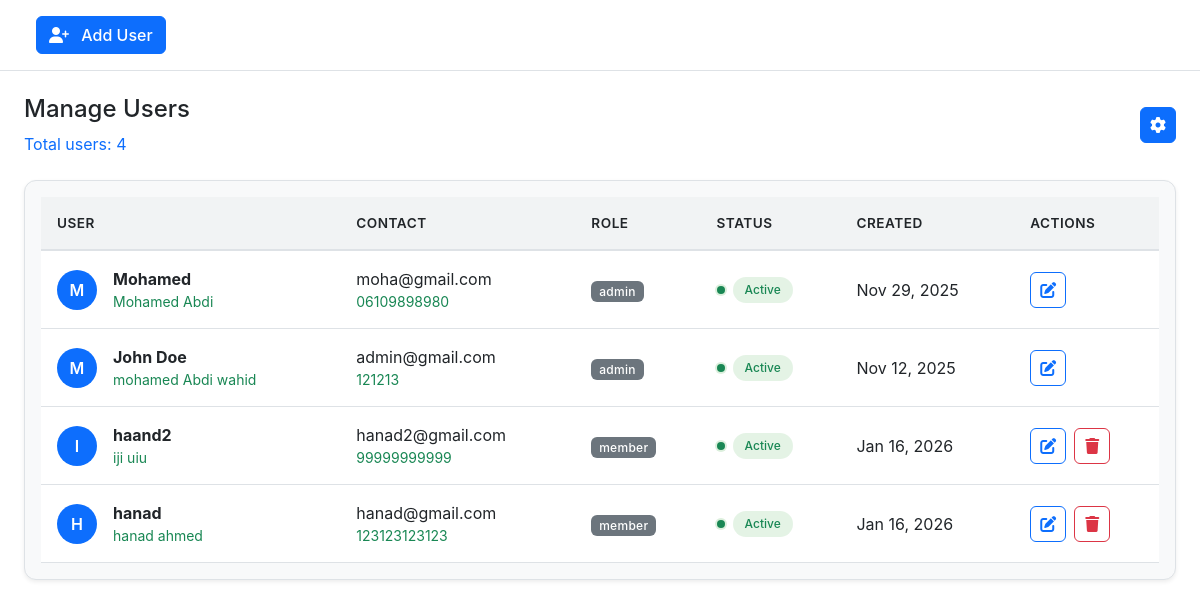
Screenshot of /views/admin/users/users.php (signed in) with the database file from the repository.
### tables this page shows
CREATE TABLE `app_settings` (
  `id` int(11) NOT NULL,
  `app_name` varchar(150) DEFAULT 'Admin Panel',
  `logo_path` varchar(255) DEFAULT NULL,
  `show_type` enum('text','logo') DEFAULT 'text',
  `updated_at` timestamp NOT NULL DEFAULT current_timestamp() ON UPDATE current_timestamp(),
  `language_id` int(11) DEFAULT 1
);

CREATE TABLE `users` (
  `id` int(11) NOT NULL,
  `role_id` int(11) NOT NULL,
  `username` varchar(100) NOT NULL,
  `email` varchar(150) DEFAULT NULL,
  `password` varchar(255) NOT NULL,
  `first_name` varchar(100) DEFAULT NULL,
  `last_name` varchar(100) DEFAULT NULL,
  `phone` varchar(50) DEFAULT NULL,
  `avatar` varchar(255) DEFAULT NULL,
  `status` enum('active','inactive','suspended') DEFAULT 'active',
  `created_at` timestamp NOT NULL DEFAULT current_timestamp(),
  `updated_at` timestamp NULL DEFAULT NULL ON UPDATE current_timestamp()
);

CREATE TABLE `roles` (
  `id` int(11) NOT NULL,
  `name` varchar(50) NOT NULL,
  `description` text DEFAULT NULL,
  `created_at` timestamp NOT NULL DEFAULT current_timestamp()
);

### views/admin/users/users.php (the view, shortened to what this page needs)
<?php
require_once __DIR__ . '/../../../config/db.php';
$settings = $conn->query("SELECT language_id FROM app_settings ORDER BY id DESC LIMIT 1")->fetch_assoc();
$currentLangId = $settings['language_id'] ?? 1;
function t($key, $replacements = []) {
    global $translations, $currentLangId;
    $text = $translations[$currentLangId][$key] ?? $key;
    foreach ($replacements as $placeholder => $value) {
        $text = str_replace('{' . $placeholder . '}', $value, $text);
    }
    return $text;
}
$logged_in_id = $_SESSION['user_id'] ?? null;
function is_member() {
    return ($_SESSION['role'] ?? '') === 'member';
}
function is_finance() {
    return ($_SESSION['role'] ?? '') === 'Finance';
}
$stmt = $conn->prepare("
    SELECT u.id, u.username, u.role_id, r.name AS role_name, u.email
    FROM users u
    JOIN roles r ON r.id = u.role_id
    WHERE u.id = ?
");
$stmt->bind_param("i", $logged_in_id);
$stmt->execute();
$res = $stmt->get_result();
$me = $res->fetch_assoc();
$my_role_name = $me['role_name'];
$theme_res = $conn->query("SELECT mode FROM theme LIMIT 1");
if($theme_res && $theme_row = $theme_res->fetch_assoc()){
    $theme = (int)$theme_row['mode'];
} else {
    $theme = 1;
}
$sql = "SELECT
            u.id, u.username, u.email, u.first_name, u.last_name,
            u.phone, u.role_id, r.name AS role_name,
            u.status, u.created_at
        FROM users u
        JOIN roles r ON r.id = u.role_id
        WHERE 1=1";
$sql .= " ORDER BY u.role_id ASC, u.created_at DESC";
$stmt = $conn->prepare($sql);
$stmt->execute();
$users = $stmt->get_result()->fetch_all(MYSQLI_ASSOC);
$total_users = count($users);
?>
<!DOCTYPE html>
<html lang="<?= $currentLangId == 2 ? 'ar' : 'en' ?>" dir="<?= $currentLangId == 2 ? 'rtl' : 'ltr' ?>">
<head>
    <link href="https://cdn.jsdelivr.net/npm/bootstrap@5.3.0/dist/css/bootstrap.min.css" rel="stylesheet">
    <link rel="stylesheet" href="https://cdnjs.cloudflare.com/ajax/libs/font-awesome/6.4.0/css/all.min.css">
    <link rel="stylesheet" href="https://cdn.datatables.net/1.13.6/css/dataTables.bootstrap5.min.css">
    <link rel="stylesheet" href="https://cdn.datatables.net/responsive/2.5.0/css/responsive.bootstrap5.min.css">
</head>
<body class="<?php echo $theme === 1 ? 'light' : 'dark'; ?>">
<div class="container-fluid p-0">
    <div class="main-content">
        <nav class="navbar navbar-light px-4 py-3 border-bottom">
            <div class="container-fluid">
                <div class="d-flex align-items-center">
                    <?php if(!is_finance() && !is_member()): ?>
                        <button class="btn btn-primary" data-bs-toggle="modal" data-bs-target="#createUserModal">
                            <i class="fas fa-user-plus me-2"></i> <?= t('nav_add_user') ?>
                        </button>
                    <?php endif; ?>
                </div>
            </div>
        </nav>
        <div class="p-4">
            <div class="row mb-4 align-items-center">
                <div class="col-md-8">
                    <h1 class="h4 mb-2"><?= t('header_title') ?></h1>
                    <p class="text-primary mb-0"><?= t('total_users') ?>: <?php echo $total_users; ?></p>
                </div>
                <div class="col-md-4 text-end">
                    <?php if ($my_role_name == 'admin'): ?>
                        <div class="dropdown">
                            <button class="btn btn-primary btn-action" id="settingsDropdown" data-bs-toggle="dropdown" aria-expanded="false">
                                <i class="fas fa-cog"></i>
                            </button>
                        </div>
                    <?php endif; ?>
                </div>
            </div>
            <div class="card">
                <div class="card-body">
                    <div class="table-responsive">
                        <table class="table table-hover" id="usersTable">
                            <thead>
                                <tr>
                                    <th><?= t('table_user') ?></th>
                                    <th><?= t('table_contact') ?></th>
                                    <th><?= t('table_role') ?></th>
                                    <th><?= t('table_status') ?></th>
                                    <th><?= t('table_created') ?></th>
                                    <th><?= t('table_actions') ?></th>
                                </tr>
                            </thead>
                            <tbody>
                                <?php if (empty($users)): ?>
                                    <tr>
                                        <td colspan="6" class="text-center py-5">
                                            <div class="empty-state">
                                                <i class="fas fa-users fa-2x mb-3"></i>
                                                <p><?= t('no_users_found') ?></p>
                                            </div>
                                        </td>
                                    </tr>
                                <?php else: ?>
                                    <?php foreach ($users as $user): ?>
                                        <tr>
                                            <td>
                                                <div class="d-flex align-items-center">
                                                    <div class="avatar-placeholder bg-primary text-white rounded-circle me-3">
                                                        <?= strtoupper(substr($user['first_name'] ?? $user['username'], 0, 1)) ?>
                                                    </div>
                                                    <div>
                                                        <strong class="team"><?= htmlspecialchars($user['username']) ?></strong>
                                                        <div class="text-success small">
                                                            <?= htmlspecialchars(trim($user['first_name'].' '.$user['last_name'])) ?>
                                                        </div>
                                                    </div>
                                                </div>
                                            </td>
                                            <td>
                                                <div><?= htmlspecialchars($user['email']) ?></div>
                                                <?php if (!empty($user['phone'])): ?>
                                                    <div class="text-success small"><?= htmlspecialchars($user['phone']) ?></div>
                                                <?php endif; ?>
                                            </td>
                                            <td>
                                                <span class="badge bg-secondary"><?= htmlspecialchars($user['role_name']) ?></span>
                                            </td>
                                            <td>
                                                <div class="d-flex align-items-center">
                                                    <?php
                                                        $statusClass = 'status-' . htmlspecialchars($user['status']);
                                                        switch($user['status']) {
                                                            case 'active':
                                                                $statusTranslation = t('status_active');
                                                                $indicatorClass = 'status-active-indicator';
                                                                break;
                                                        }
                                                    ?>
                                                    <span class="status-indicator <?= $indicatorClass ?>"></span>
                                                    <span class="status-badge <?= $statusClass ?>">
                                                        <?= $statusTranslation ?>
                                                    </span>
                                                </div>
                                            </td>
                                            <td>
                                                <?= date('M d, Y', strtotime($user['created_at'])) ?>
                                            </td>
                                            <td>
                                                <div class="d-flex gap-2">
                                                    <?php if ($my_role_name === 'admin' || $user['id'] === $logged_in_id): ?>
                                                        <a href="edit_user.php?id=<?= $user['id'] ?>&editor=<?= $logged_in_id ?>"
                                                           class="btn btn-action btn-outline-primary"
                                                           title="<?= t('action_edit') ?>">
                                                            <i class="fas fa-edit"></i>
                                                        </a>
                                                    <?php endif; ?>
                                                    <?php if (
                                                        $my_role_name === 'admin' &&
                                                        $user['role_name'] !== 'admin' &&
                                                        $user['id'] !== $logged_in_id
                                                    ): ?>
                                                        <form method="POST" class="d-inline"
                                                            onsubmit="return confirmDelete('<?= htmlspecialchars(addslashes($user['username'])) ?>')">
                                                            <button type="submit" class="btn btn-action btn-outline-danger" title="<?= t('action_delete') ?>">
                                                                <i class="fas fa-trash"></i>
                                                            </button>
                                                        </form>
                                                    <?php endif; ?>
                                                </div>
                                            </td>
                                        </tr>
                                    <?php endforeach; ?>
                                <?php endif; ?>
                            </tbody>
                        </table>
                    </div>
                </div>
            </div>
        </div>
    </div>
</div>
</body>
</html>

### views/admin/users/users.php (style rules this page uses)
:root { --bg-color: #ffffff; --surface-color: #f8f9fa; --text-color: #212529; --text-secondary: #6c757d; --border-color: #dee2e6; --accent-color: #0d6efd; --accent-hover: #0b5ed7; --success-color: #198754; --danger-color: #dc3545; --warning-color: #ffc107; --table-header-bg: #f1f3f4; --table-hover-bg: rgba(0, 0, 0, 0.02); --shadow-sm: 0 0.125rem 0.25rem rgba(0, 0, 0, 0.075); --shadow-md: 0 0.5rem 1rem rgba(0, 0, 0, 0.15); --radius-sm: 0.375rem; --radius-md: 0.5rem; --radius-lg: 0.75rem; }
body { background-color: var(--bg-color); color: var(--text-color); transition: background-color 0.3s ease, color 0.3s ease; font-family: -apple-system, BlinkMacSystemFont, 'Segoe UI', Roboto, sans-serif; }
h1, h2, h3, h4, h5, h6 { color: var(--text-color); }
.card { background-color: var(--surface-color); border: 1px solid var(--border-color); border-radius: var(--radius-lg); box-shadow: var(--shadow-sm); transition: all 0.3s ease; }
.table { color: var(--text-color); margin-bottom: 0; }
.table th { background-color: var(--table-header-bg); border-bottom: 2px solid var(--border-color); font-weight: 600; text-transform: uppercase; font-size: 0.85rem; letter-spacing: 0.5px; padding: 1rem; }
.table td { border-color: var(--border-color); padding: 1rem; vertical-align: middle; }
.badge { font-weight: 500; letter-spacing: 0.3px; padding: 0.35em 0.65em; }
.status-badge { display: inline-block; padding: 0.25rem 0.75rem; border-radius: 50rem; font-size: 0.75rem; font-weight: 500; }
.status-active { background-color: rgba(76, 175, 80, 0.15); color: var(--success-color); }
.btn { border-radius: var(--radius-sm); font-weight: 500; transition: all 0.2s ease; }
.btn-primary { background-color: var(--accent-color); border-color: var(--accent-color); }
.btn-outline-primary { color: var(--accent-color); border-color: var(--accent-color); }
.btn-action { width: 36px; height: 36px; padding: 0; display: inline-flex; align-items: center; justify-content: center; border-radius: var(--radius-sm); }
.avatar-placeholder { width: 40px; height: 40px; font-weight: 600; display: flex; align-items: center; justify-content: center; font-size: 1rem; }
.status-indicator { display: inline-block; width: 8px; height: 8px; border-radius: 50%; margin-right: 0.5rem; }
.status-active-indicator { background-color: var(--success-color); box-shadow: 0 0 0 2px rgba(76, 175, 80, 0.2); }

### rows the page displays
app_settings: language "Add User", language "Manage Users", language "Total users", language "USER", language "CONTACT", language "ROLE", language "STATUS", language "CREATED", language "ACTIONS", language "Active"
users: first_name "M", username "Mohamed", first_name+last_name "Mohamed Abdi", email "moha@gmail.com", phone "06109898980", role.name "admin", created_at "Nov 29, 2025"
users: first_name "M", username "John Doe", first_name+last_name "mohamed Abdi wahid", email "admin@gmail.com", phone "121213", role.name "admin", created_at "Nov 12, 2025"
users: first_name "I", username "haand2", first_name+last_name "iji uiu", email "hanad2@gmail.com", phone "99999999999", role.name "member", created_at "Jan 16, 2026"
users: first_name "H", username "hanad", first_name+last_name "hanad ahmed", email "hanad@gmail.com", phone "123123123123", role.name "member", created_at "Jan 16, 2026"

### other values shown
$total_users "4"
